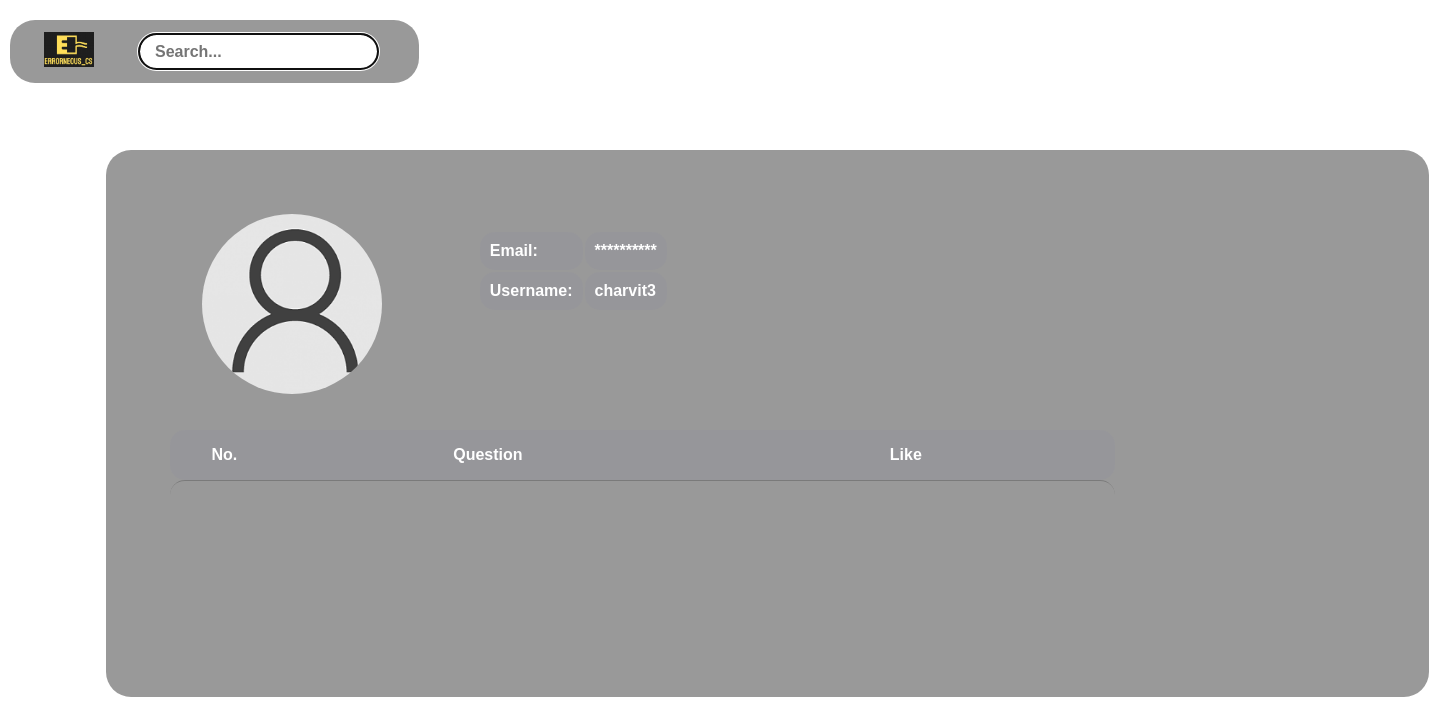
/account/6/ (signed in), run on an earlier commit of the app's database.
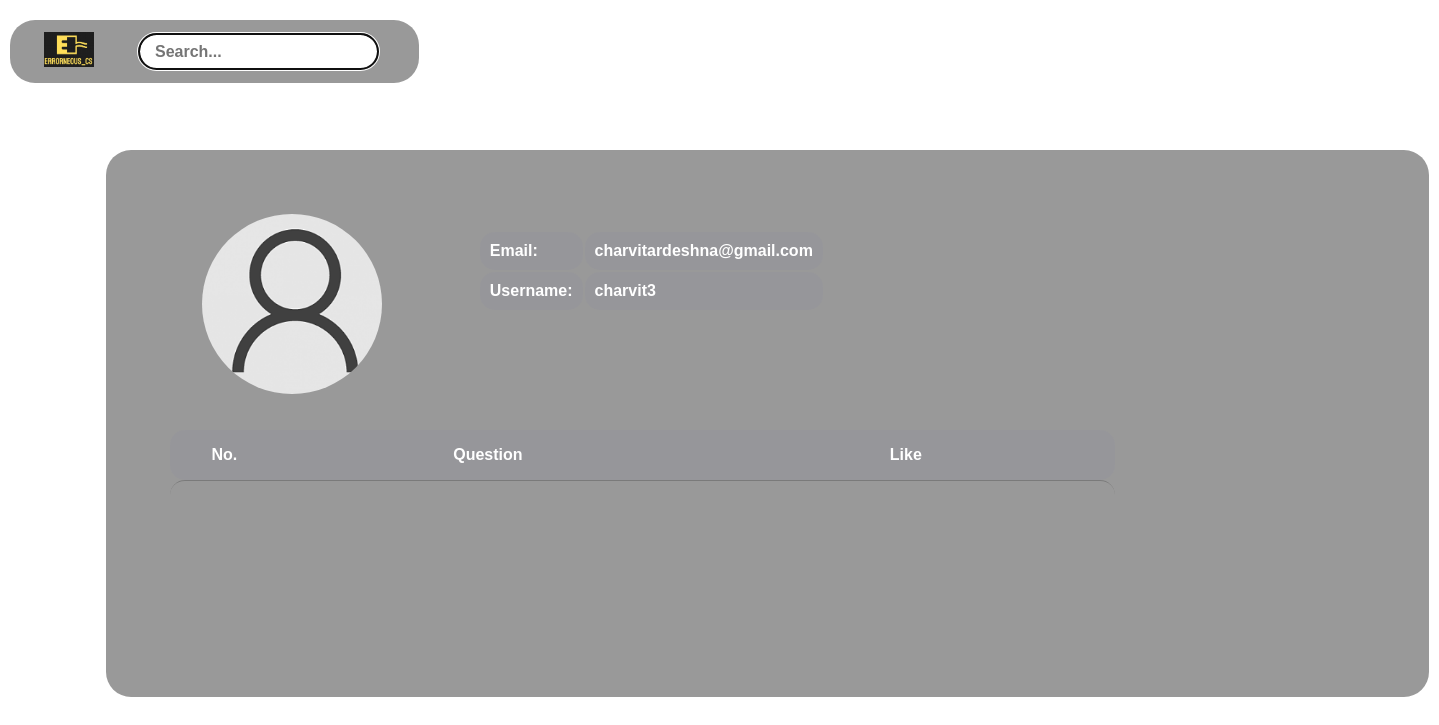
And on a later commit of the database.
### account/models.py (models this page shows, shortened)
class Account(AbstractBaseUser):
    email = models.EmailField(verbose_name="email", max_length=60, unique=True)
    username = models.CharField(max_length=30, unique=True)
    date_joined = models.DateTimeField(
        verbose_name='date joined', auto_now_add=True)
    last_login = models.DateTimeField(verbose_name='last login', auto_now=True)
    is_admin = models.BooleanField(default=False)
    is_active = models.BooleanField(default=True)
    is_staff = models.BooleanField(default=False)
    is_superuser = models.BooleanField(default=False)
    profile_image = models.ImageField(max_length=255, upload_to=get_profile_image_filepath,
                                      null=True, blank=True, default=get_default_profile_image)
    hide_email = models.BooleanField(default=True)
    USERNAME_FIELD = 'email'
    REQUIRED_FIELDS = ['username']
    objects = MyAccountManager()

### account/views.py (the view)
# urls.py: path('account/<user_id>/', account_view, name="view"),
def account_view(request, *args, **kwargs):
    context = {}
    user = request.user
    user_id = kwargs.get("user_id")
    account_nav = True
    context['account_nav'] = account_nav
    if user.is_authenticated:
        try:
            account = Account.objects.get(pk=user_id)
            questions = Question.objects.filter(auth=account)
        except Account.DoesNotExist:
            return HttpResponse("That user doesn't exist.")
    if account:
        context['id'] = account.id
        context['username'] = account.username
        context['email'] = account.email
        context['profile_image'] = account.profile_image
        context['hide_email'] = account.hide_email
        context['questions'] = questions
        is_self = True
        is_friend = False
        user = request.user
        if user.is_authenticated and user != account:
            is_self = False
        elif not user.is_authenticated:
            is_self = False
        elif questions:
            if questions[0].auth != user and user.is_authenticated:
                is_self = False
        context['is_self'] = is_self
        context['is_friend'] = is_friend
        context['BASE_URL'] = settings.BASE_URL
    return render(request, 'account/account.html', context)

### notification/views.py (called while the page is built)
def CountNotification(request):
	count_notifications = 0;
	if request.user.is_authenticated:
		count_notifications = Notification.objects.filter(receiver=request.user, is_seen=False).count()
	return {'count_notifications': count_notifications}

### account/templates/account/account.html (shortened to what this page needs)
{% extends 'account/main.html' %}
{% load static %}
{% block content %}
<br />
<div class="profile">
  <div class="row">
    <div class="column">
      <div class="card card-md">
        <img class="image" src={{profile_image.url}} />
      </div>
    </div>
    <div class="column">
      <div class="card card-md">
        <div class="card-right">
          <table class="table2">
            <tbody class="table3">
              <tr>
                <td>Email:</td>
                {% if is_self %}
                <td>{{email}}</td>
                {% else %} {% if hide_email %}
                <td>**********</td>
                {% else %}
                <td>{{email}}</td>
                {% endif %} {% endif %}
              </tr>
              <tr>
                <td>Username:</td>
                <td>{{username}}</td>
              </tr>
            </tbody>
          </table>
        </div>
      </div>
    </div>
  </div>
  <div class="row">
    <div class="column">
      </div>
    </div>
    <div class="column">
      <div class="card card-body">
        <table class="table-scroll small-first-col">
          <thead>
            <tr>
              <th>No.</th>
              <th>Question</th>
              <th>Like</th>
            </tr>
          </thead>
          <tbody class="body-half-screen">
          </tbody>
        </table>
      </div>
    </div>
  </div>
</div>
{% endblock %}

### account/templates/account/main.html (shortened to what this page needs)
<!DOCTYPE html>
<html>
<head>
  {%load static%}
</head>
<body>
<div class="row">
  <div class="column">
    <div class="card card-body">{% include 'account/navbar.html' %}</div>
  </div>
</div>
<div class="row">
  <div class="container-fluid">
    <div class="column">
      <div class="card card-body">{% block content %} {% endblock %}</div>
    </div>
  </div>
</body>
</html>

### account/templates/account/navbar.html (shortened to what this page needs)
{% load static %}
<nav class="navbar navbar-expand-lg">
  <ul class="menu-bar">
    <a href="{% url 'account:home' %}"><img src="{% static 'images/logo.png' %}"/></a>
    {% if account_nav %}
    <form
      class="search-bar justify-content-start"
      onsubmit="return executeQuery();"
    >
      <input
        type="text"
        class="form-control"
        name="q"
        id="id_q_large"
        placeholder="Search..."
        autofocus
      />
    </form>
    {% endif %}
  </ul>
</nav>

### account/templates/account/main.html (style rules this page uses)
body { background: url("../../../static/images/background_image.jpg") center/cover no-repeat; height: 100vh; margin: 0; display: flex; flex-direction: column; color: white; font-family: sans-serif; font-weight: bold; }
.row { display: table; }
.column { float: left; }

### account/templates/account/navbar.html (style rules this page uses)
input { justify-content: center; border-radius: 25px; width: 220px; height: 31px; font-family: sans-serif; font-size: medium; color: black; font-weight: bold; position: relative; cursor: pointer; white-space: nowrap; display: flex; flex-direction: column; margin-left: 20px; padding-left: 15px; }
.menu-bar { border-radius: 25px; height: -webkit-fit-content; height: -moz-fit-content; height: fit-content; display: inline-flex; background-color: rgba(0, 0, 0, 0.4); -webkit-backdrop-filter: blur(10px); backdrop-filter: blur(10px); align-items: center; padding: 0 10px; width: 100%; margin: 20px 0px 0px 10px; }
.menu-bar a { font-family: sans-serif; display: block; color: white; text-decoration: none; position: relative; list-style: none; font-weight: bold; padding: 12px 16px; margin: 0 8px; cursor: pointer; white-space: nowrap; }
.menu-bar a::before { content: " "; position: absolute; top: 0; left: 0; height: 100%; width: 100%; z-index: -1; transition: 0.2s; border-radius: 25px; }
img { width: 50px; height: 35px; }

### account/templates/account/account.html (style rules this page uses)
.row { display: table; }
.column { float: left; }
.image { border-radius: 55%; width: 180px; height: 180px; margin-top: 4em; margin-left: 6em; }
.profile { border-radius: 25px; height: -webkit-fit-content; height: -moz-fit-content; height: fit-content; background-color: rgba(0, 0, 0, 0.4); -webkit-backdrop-filter: blur(10px); backdrop-filter: blur(10px); align-items: center; width: 35cm; height: 13cm; margin-top: 1.3cm; margin-left: 2.8cm; padding-bottom: 3.5em; }
.card-right { position: relative; margin-top: 5em; margin-left: 6em; }
.table2 { font-size: 20; display: block; border-radius: 15px; }
.table2 tr { background-color: rgba(130, 130, 170, 0.1); }
.table th, td { border-radius: 15px; padding: 10px; }
.table-scroll { display: block; width: 25cm; margin-left: 4em; border-spacing: 0; }
.table-scroll thead { border-radius: 15px; position: relative; display: block; width: 100%; overflow-y: hidden; background-color: rgba(130, 130, 170, 0.1); }
.table-scroll tbody { border-radius: 15px; display: block; position: relative; width: 100%; height: 200px; overflow-y: scroll; border-top: 1px solid rgba(0, 0, 0, 0.2); }
.table-scroll tr { width: 100%; display: flex; }
.table-scroll td, .table-scroll th { flex-basis: 100%; flex-grow: 2; display: block; padding: 1rem; text-align: center; }
.table-scroll.small-first-col td:first-child, .table-scroll.small-first-col th:first-child { flex-basis: 20%; flex-grow: 1; }
.body-half-screen { max-height: 50vh; }
a { font-family: sans-serif; display: block; color: white; text-decoration: none; position: relative; list-style: none; font-weight: bold; cursor: pointer; white-space: nowrap; margin: 2px; padding: 4px; }
a::before { content: " "; position: absolute; top: 0; left: 0; height: 100%; width: 100%; z-index: -1; transition: 0.2s; border-radius: 25px; color: black; }

What changed in the data, as far as the page shows it:
changed Account "charvit3": email (not shown) → "charvitardeshna@gmail.com"
